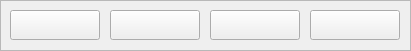
  <widget class="QFrame" name="frame">
   <property name="geometry">
    <rect>
     <x>10</x>
     <y>390</y>
     <width>411</width>
     <height>51</height>
    </rect>
   </property>
   <property name="minimumSize">
    <size>
     <width>411</width>
     <height>51</height>
    </size>
   </property>
   <property name="maximumSize">
    <size>
     <width>411</width>
     <height>51</height>
    </size>
   </property>
   <property name="frameShape">
    <enum>QFrame::StyledPanel</enum>
   </property>
   <property name="frameShadow">
    <enum>QFrame::Raised</enum>
   </property>
   <widget class="QPushButton" name="firstEntry">
    <property name="geometry">
     <rect>
      <x>10</x>
      <y>10</y>
      <width>90</width>
      <height>30</height>
     </rect>
    </property>
    <property name="minimumSize">
     <size>
      <width>90</width>
      <height>30</height>
     </size>
    </property>
    <property name="maximumSize">
     <size>
      <width>90</width>
      <height>30</height>
     </size>
    </property>
    <property name="toolTip">
     <string>First Entry</string>
    </property>
    <property name="text">
     <string/>
    </property>
    <property name="icon">
     <iconset resource="fmrd_resources.qrc">
      <normaloff>:/images/first.png</normaloff>:/images/first.png</iconset>
    </property>
   </widget>
   <widget class="QPushButton" name="prevEntry">
    <property name="geometry">
     <rect>
      <x>110</x>
      <y>10</y>
      <width>90</width>
      <height>30</height>
     </rect>
    </property>
    <property name="minimumSize">
     <size>
      <width>90</width>
      <height>30</height>
     </size>
    </property>
    <property name="maximumSize">
     <size>
      <width>90</width>
      <height>30</height>
     </size>
    </property>
    <property name="toolTip">
     <string>Previous Entry</string>
    </property>
    <property name="text">
     <string/>
    </property>
    <property name="icon">
     <iconset resource="fmrd_resources.qrc">
      <normaloff>:/images/prev.png</normaloff>:/images/prev.png</iconset>
    </property>
   </widget>
   <widget class="QPushButton" name="nextEntry">
    <property name="geometry">
     <rect>
      <x>210</x>
      <y>10</y>
      <width>90</width>
      <height>30</height>
     </rect>
    </property>
    <property name="minimumSize">
     <size>
      <width>90</width>
      <height>30</height>
     </size>
    </property>
    <property name="maximumSize">
     <size>
      <width>90</width>
      <height>30</height>
     </size>
    </property>
    <property name="toolTip">
     <string>Next Entry</string>
    </property>
    <property name="text">
     <string/>
    </property>
    <property name="icon">
     <iconset resource="fmrd_resources.qrc">
      <normaloff>:/images/next.png</normaloff>:/images/next.png</iconset>
    </property>
   </widget>
   <widget class="QPushButton" name="lastEntry">
    <property name="geometry">
     <rect>
      <x>310</x>
      <y>10</y>
      <width>90</width>
      <height>30</height>
     </rect>
    </property>
    <property name="minimumSize">
     <size>
      <width>90</width>
      <height>30</height>
     </size>
    </property>
    <property name="maximumSize">
     <size>
      <width>90</width>
      <height>30</height>
     </size>
    </property>
    <property name="toolTip">
     <string>Last Entry</string>
    </property>
    <property name="text">
     <string/>
    </property>
    <property name="icon">
     <iconset resource="fmrd_resources.qrc">
      <normaloff>:/images/last.png</normaloff>:/images/last.png</iconset>
    </property>
   </widget>
  </widget>
